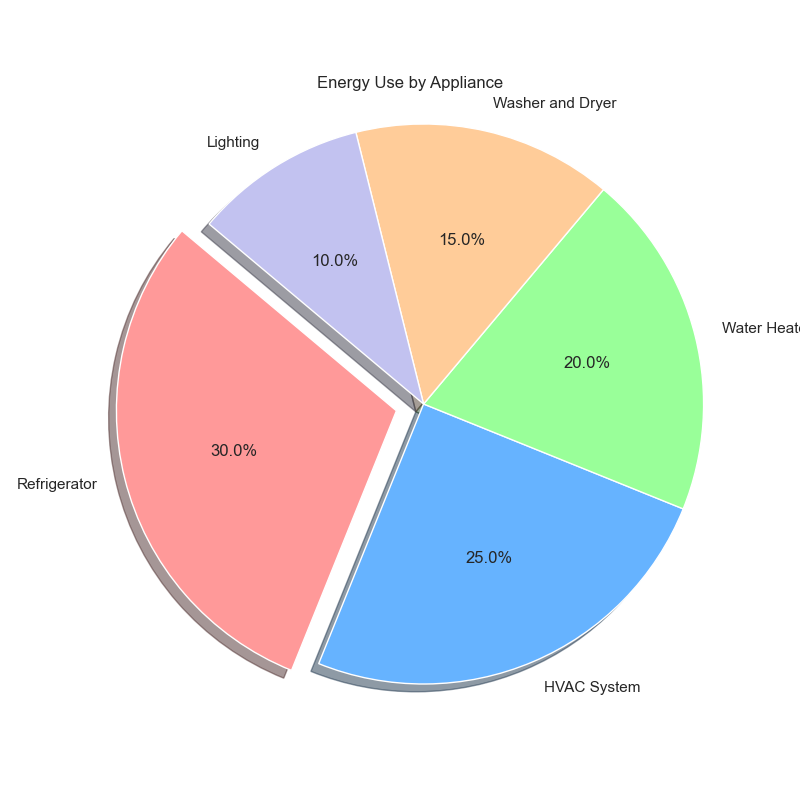

This chart was generated by the following Python code:

import matplotlib.pyplot as plt

# Data provided
data = [
    {'Appliance': 'Refrigerator', 'Percentage of Energy Use': '30%'},
    {'Appliance': 'HVAC System', 'Percentage of Energy Use': '25%'},
    {'Appliance': 'Water Heater', 'Percentage of Energy Use': '20%'},
    {'Appliance': 'Washer and Dryer', 'Percentage of Energy Use': '15%'},
    {'Appliance': 'Lighting', 'Percentage of Energy Use': '10%'}
]

# Extract appliance names and energy percentages
appliances = [item['Appliance'] for item in data]
percentages = [int(item['Percentage of Energy Use'].rstrip('%')) for item in data]

# Colors for the pie chart
colors = ['#ff9999','#66b3ff','#99ff99','#ffcc99','#c2c2f0']

# Explode the 1st slice (Refrigerator)
explode = (0.1, 0, 0, 0, 0)  # only "explode" the 1st slice

# Plotting the pie chart
plt.figure(figsize=(8, 8))
plt.pie(percentages, labels=appliances, colors=colors, explode=explode,
        autopct='%1.1f%%', shadow=True, startangle=140)

plt.title('Energy Use by Appliance')
plt.axis('equal')  # Equal aspect ratio ensures that pie is drawn as a circle.

# Display the pie chart
plt.show()
